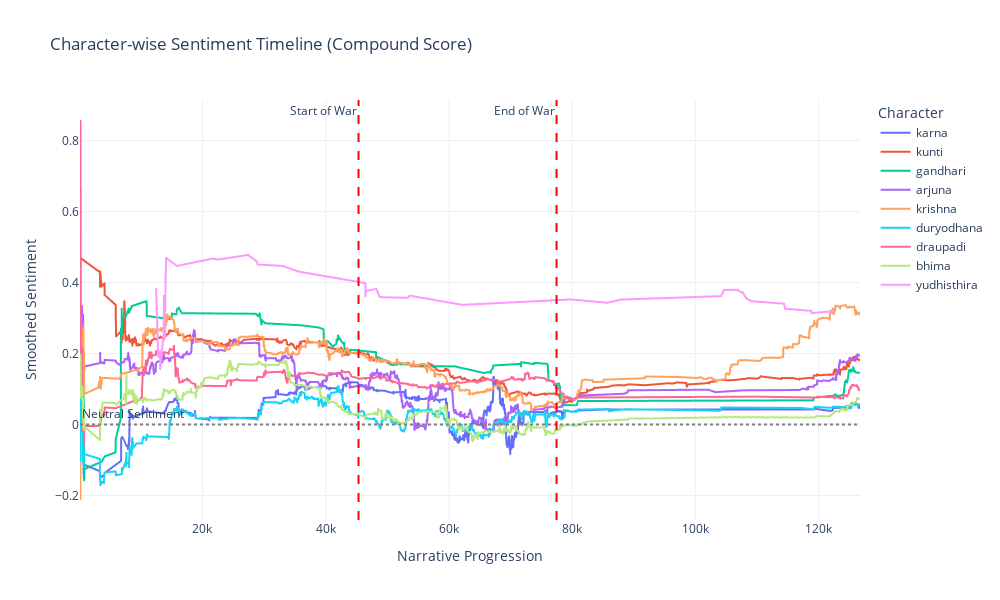

The notebook cell this image was saved under:
### Code cell
window = 274
SENT_CHAR['compound_smooth'] = (
    SENT_CHAR
    .groupby('character')['compound']
    .transform(lambda x: x.rolling(window, min_periods=1).mean())
)

target_ohco = (6, 1, 1, 0, 0)

# Filter the exact row
target_row = SENT_CHAR[
    (SENT_CHAR['book_id'] == target_ohco[0]) &
    (SENT_CHAR['chap_id'] == target_ohco[1]) &
    (SENT_CHAR['sec_id'] == target_ohco[2]) &
    (SENT_CHAR['para_num'] == target_ohco[3]) &
    (SENT_CHAR['sent_num'] == target_ohco[4])
]

target_ohco2 = (11, 1, 1, 0, 0)

# Filter the exact row
target_row2 = SENT_CHAR[
    (SENT_CHAR['book_id'] == target_ohco2[0]) &
    (SENT_CHAR['chap_id'] == target_ohco2[1]) &
    (SENT_CHAR['sec_id'] == target_ohco2[2]) &
    (SENT_CHAR['para_num'] == target_ohco2[3]) &
    (SENT_CHAR['sent_num'] == target_ohco2[4])
]

# Get global index
target_idx = target_row['global_idx'].values[0]
target_idx2 = target_row2['global_idx'].values[0]

# Filter top characters (if needed)
top_chars = SENT_CHAR['character'].value_counts().head(10).index
df_plot = SENT_CHAR[SENT_CHAR['character'].isin(top_chars)]

# Plot using Plotly
fig = px.line(
    df_plot,
    x='global_idx',
    y='compound_smooth',
    color='character',
    title='Character-wise Sentiment Timeline (Compound Score)',
    labels={'global_idx': 'Narrative Progression', 'compound_smooth': 'Smoothed Sentiment'},
    template='plotly_white'
)

fig.add_hline(
    y=0,
    line_dash='dot',
    line_color='gray',
    annotation_text='Neutral Sentiment',
    annotation_position='top left'
)

fig.add_vline(
    x=target_idx,
    line_color='red',
    line_dash='dash',
    annotation_text='Start of War',
    annotation_position='top left'
)
fig.add_vline(
    x=target_idx2,
    line_color='red',
    line_dash='dash',
    annotation_text='End of War',
    annotation_position='top left'
)
# Optional: Add war markers
# fig.add_vline(x=5000, line_dash='dash', line_color='red', annotation_text='War Starts')  # example value
# fig.add_vline(x=7000, line_dash='dash', line_color='red', annotation_text='War Ends')    # example value

fig.update_layout(
    height=600,
    width=1000,
    legend_title_text='Character',
    hovermode='x unified'
)

fig.show()

### Figure 1 — Plotly figure (JSON) as saved in the notebook; plotly's stock layout.template omitted (floating-point values rounded to 4 significant figures; data arrays with more than 128 entries replaced by an {"elided": "..."} marker saying what was removed)
{"data": [{"hovertemplate": "character=karna<br>Narrative Progression=%{x}<br>Smoothed Sentiment=%{y}<extra></extra>", "legendgroup": "karna", "line": {"color": "#636efa", "dash": "solid"}, "marker": {"symbol": "circle"}, "mode": "lines", "name": "karna", "showlegend": true, "type": "scattergl", "x": {"elided": "2172 int values"}, "xaxis": "x", "y": {"elided": "2172 float values"}, "yaxis": "y"}, {"hovertemplate": "character=kunti<br>Narrative Progression=%{x}<br>Smoothed Sentiment=%{y}<extra></extra>", "legendgroup": "kunti", "line": {"color": "#EF553B", "dash": "solid"}, "marker": {"symbol": "circle"}, "mode": "lines", "name": "kunti", "showlegend": true, "type": "scattergl", "x": {"elided": "992 int values"}, "xaxis": "x", "y": {"elided": "992 float values"}, "yaxis": "y"}, {"hovertemplate": "character=gandhari<br>Narrative Progression=%{x}<br>Smoothed Sentiment=%{y}<extra></extra>", "legendgroup": "gandhari", "line": {"color": "#00cc96", "dash": "solid"}, "marker": {"symbol": "circle"}, "mode": "lines", "name": "gandhari", "showlegend": true, "type": "scattergl", "x": {"elided": "267 int values"}, "xaxis": "x", "y": {"elided": "267 float values"}, "yaxis": "y"}, {"hovertemplate": "character=arjuna<br>Narrative Progression=%{x}<br>Smoothed Sentiment=%{y}<extra></extra>", "legendgroup": "arjuna", "line": {"color": "#ab63fa", "dash": "solid"}, "marker": {"symbol": "circle"}, "mode": "lines", "name": "arjuna", "showlegend": true, "type": "scattergl", "x": {"elided": "2611 int values"}, "xaxis": "x", "y": {"elided": "2611 float values"}, "yaxis": "y"}, {"hovertemplate": "character=krishna<br>Narrative Progression=%{x}<br>Smoothed Sentiment=%{y}<extra></extra>", "legendgroup": "krishna", "line": {"color": "#FFA15A", "dash": "solid"}, "marker": {"symbol": "circle"}, "mode": "lines", "name": "krishna", "showlegend": true, "type": "scattergl", "x": {"elided": "1737 int values"}, "xaxis": "x", "y": {"elided": "1737 float values"}, "yaxis": "y"}, {"hovertemplate": "character=duryodhana<br>Narrative Progression=%{x}<br>Smoothed Sentiment=%{y}<extra></extra>", "legendgroup": "duryodhana", "line": {"color": "#19d3f3", "dash": "solid"}, "marker": {"symbol": "circle"}, "mode": "lines", "name": "duryodhana", "showlegend": true, "type": "scattergl", "x": {"elided": "1672 int values"}, "xaxis": "x", "y": {"elided": "1672 float values"}, "yaxis": "y"}, {"hovertemplate": "character=draupadi<br>Narrative Progression=%{x}<br>Smoothed Sentiment=%{y}<extra></extra>", "legendgroup": "draupadi", "line": {"color": "#FF6692", "dash": "solid"}, "marker": {"symbol": "circle"}, "mode": "lines", "name": "draupadi", "showlegend": true, "type": "scattergl", "x": {"elided": "542 int values"}, "xaxis": "x", "y": {"elided": "542 float values"}, "yaxis": "y"}, {"hovertemplate": "character=bhima<br>Narrative Progression=%{x}<br>Smoothed Sentiment=%{y}<extra></extra>", "legendgroup": "bhima", "line": {"color": "#B6E880", "dash": "solid"}, "marker": {"symbol": "circle"}, "mode": "lines", "name": "bhima", "showlegend": true, "type": "scattergl", "x": {"elided": "1669 int values"}, "xaxis": "x", "y": {"elided": "1669 float values"}, "yaxis": "y"}, {"hovertemplate": "character=yudhisthira<br>Narrative Progression=%{x}<br>Smoothed Sentiment=%{y}<extra></extra>", "legendgroup": "yudhisthira", "line": {"color": "#FF97FF", "dash": "solid"}, "marker": {"symbol": "circle"}, "mode": "lines", "name": "yudhisthira", "showlegend": true, "type": "scattergl", "x": [12469, 12819, 13137, 13138, 13725, 13735, 13740, 13852, 13853, 13926, 13949, 13971, 13977, 13996, 14003, 14008, 14082, 14086, 14110, 14111, 15865, 21555, 22636, 27402, 28861, 28937, 33048, 35630, 46445, 46450, 46477, 48223, 48777, 53340, 53616, 62156, 79755, 85722, 87918, 104167, 104552, 104593, 106872, 107629, 107657, 108012, 108326, 109092, 114421, 114515, 118850, 118855, 122703], "xaxis": "x", "y": [0.3818, 0.1909, 0.2076, 0.1557, 0.2587, 0.3624, 0.2683, 0.238, 0.2701, 0.2431, 0.3017, 0.3506, 0.3764, 0.3753, 0.412, 0.415, 0.443, 0.4458, 0.4688, 0.4692, 0.4469, 0.4671, 0.4651, 0.4779, 0.4587, 0.4508, 0.4467, 0.4307, 0.3983, 0.3614, 0.3759, 0.382, 0.3589, 0.357, 0.3631, 0.3371, 0.3523, 0.343, 0.3519, 0.3617, 0.3752, 0.3792, 0.3793, 0.3706, 0.373, 0.3626, 0.3549, 0.3475, 0.3404, 0.3264, 0.32, 0.3139, 0.32], "yaxis": "y"}], "layout": {"annotations": [{"showarrow": false, "text": "Neutral Sentiment", "x": 0, "xanchor": "left", "xref": "x domain", "y": 0, "yanchor": "bottom", "yref": "y"}, {"showarrow": false, "text": "Start of War", "x": 45331, "xanchor": "right", "xref": "x", "y": 1, "yanchor": "top", "yref": "y domain"}, {"showarrow": false, "text": "End of War", "x": 77469, "xanchor": "right", "xref": "x", "y": 1, "yanchor": "top", "yref": "y domain"}], "height": 600, "hovermode": "x unified", "legend": {"title": {"text": "Character"}, "tracegroupgap": 0}, "shapes": [{"line": {"color": "gray", "dash": "dot"}, "type": "line", "x0": 0, "x1": 1, "xref": "x domain", "y0": 0, "y1": 0, "yref": "y"}, {"line": {"color": "red", "dash": "dash"}, "type": "line", "x0": 45331, "x1": 45331, "xref": "x", "y0": 0, "y1": 1, "yref": "y domain"}, {"line": {"color": "red", "dash": "dash"}, "type": "line", "x0": 77469, "x1": 77469, "xref": "x", "y0": 0, "y1": 1, "yref": "y domain"}], "title": {"text": "Character-wise Sentiment Timeline (Compound Score)"}, "width": 1000, "xaxis": {"anchor": "y", "domain": [0, 1], "title": {"text": "Narrative Progression"}}, "yaxis": {"anchor": "x", "domain": [0, 1], "title": {"text": "Smoothed Sentiment"}}}}
